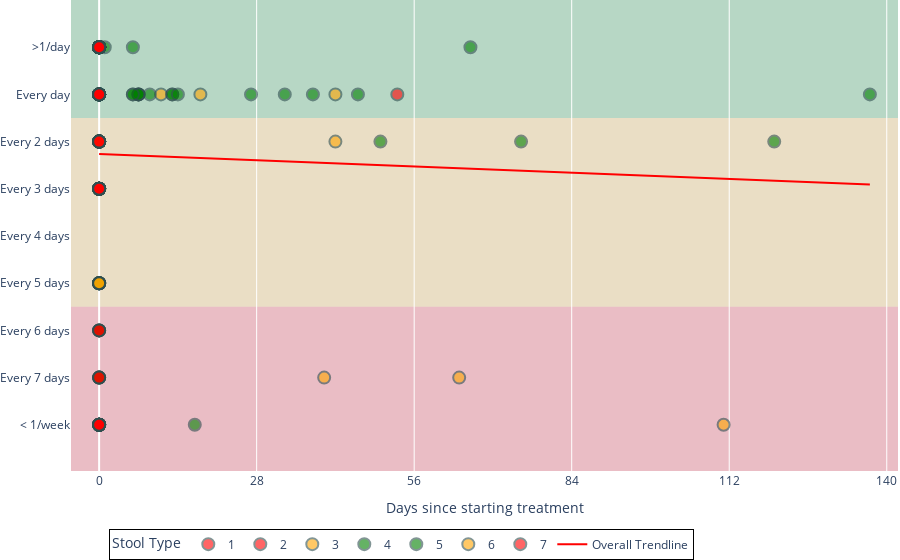

Here is the notebook cell this chart was saved with:
### Markdown cell above
# CSBM FIG

### Code cell
def make_csbm_bsc_fig_function(csbm_df=make_csbm_df_function()[0]):

  # GET MAX NUMBER OF DAYS
  csbm_max_days = csbm_df['time'].max()

  # CONVERT STOOL COLUMN TO STR FOR DISCRETE COLOURS
  csbm_df['bristol_stool_chart'] = csbm_df['bristol_stool_chart'].astype(str)

  # CREATE TIMESERIES CHART
  csbm_bsc_fig = px.scatter(csbm_df, 
                        x='time',
                        y='csbm',
                        color='bristol_stool_chart',
                        opacity=0.6,
                        color_discrete_sequence=["red", "red", "orange", "green", "green","orange","red"],
                        labels=dict(time="Days since starting treatment", csbm="Complete Spontaneous Bowel Movements", bristol_stool_chart="Stool Type"), # CUSTOMISE AXIS TITLES
                        hover_name="QIPID", hover_data=["csbm", "bristol_stool_chart"], # CUSTOMISE HOVER LABELS,
                        trendline="ols", #ADD TREND LINE
                        trendline_scope = "overall",
                        
                        # SET ORDER OF LEGEND ITEMS 
                        category_orders={
                            'bristol_stool_chart' : ['1','2','3','4','5','6','7']
                        }
                        
  )

  # Set custom y-axis labels according to CSBM
  csbm_y_labs = ['< 1/week',
                'Every 7 days',
                'Every 6 days',
                'Every 5 days',
                'Every 4 days',
                'Every 3 days',
                'Every 2 days',
                'Every day',
                '>1/day']

  csbm_bsc_fig.update_yaxes(
      ticktext=csbm_y_labs,
      tickvals=list(range(1,1+len(csbm_y_labs))),
      showgrid=False
  )
  # CUSTOMISE MARKER AESTHETICS
  csbm_bsc_fig.update_traces(marker=dict(size=12,
                                line=dict(width=2,
                                          color='DarkSlateGrey')),
                    selector=dict(mode='markers')
                  )

  #CUSTOMISE DATE x AXIS FORMAT
  csbm_bsc_fig.update_xaxes(
      dtick="28",
      range=[-5,csbm_max_days+5],
      #showgrid=False
      )

  csbm_bsc_fig.update_layout(
            # title={
            #     'text': '💩 Complete Spontaneous Bowel Movements & Bristol Stool Score',
            #     'y':0.95,
            #     'x':0.5,
            #     'xanchor': 'center',
            #     'yanchor': 'top'},
              
            yaxis_title=None, #REMOVE Y TITLE

            # FIX FIGURE MARGINS
            # width=500,
            # height=500,
            margin=dict(
                l=2,
                r=2,
                b=0,
                t=0,
                pad=0
            ),
            #paper_bgcolor="LightSteelBlue",
          
          )


  # COLOUR BACKGROUND ACCORDINGLY
  csbm_bsc_fig.add_hrect(y0=10, y1=7.5, line_width=0, fillcolor="green", opacity=0.2,layer="below")
  csbm_bsc_fig.add_hrect(y0=7.5, y1=3.5, line_width=0, fillcolor="orange", opacity=0.2,layer="below")
  csbm_bsc_fig.add_hrect(y0=3.5, y1=0, line_width=0, fillcolor="red", opacity=0.2,layer="below")

  # UPDATE LEGEND POSITION

  csbm_bsc_fig.update_layout(
      
      legend=dict(
                  yanchor="top",
                  y=-0.12,
                  xanchor="center",
                  x=0.4,
                  orientation='h',
                  #bgcolor="LightSteelBlue",
                  bordercolor="Black",
                  borderwidth=1
                 )
      )



  return csbm_bsc_fig

make_csbm_bsc_fig_function()

### Figure 1 — Plotly figure (JSON) as saved in the notebook; plotly's stock layout.template omitted (floating-point values rounded to 4 significant figures; data arrays with more than 128 entries replaced by an {"elided": "..."} marker saying what was removed)
{"data": [{"customdata": [["1"], ["1"], ["1"], ["1"], ["1"], ["1"], ["1"], ["1"], ["1"], ["1"], ["1"], ["1"], ["1"]], "hovertemplate": "<b>%{hovertext}</b><br><br>Stool Type=%{customdata[0]}<br>Days since starting treatment=%{x}<br>Complete Spontaneous Bowel Movements=%{y}<extra></extra>", "hovertext": ["QIP0", "QIP1", "QIP16", "QIP19", "QIP19", "QIP3", "QIP3", "QIP3", "QIP3", "QIP3", "QIP3", "QIP4", "QIP4"], "legendgroup": "1", "marker": {"color": "red", "line": {"color": "DarkSlateGrey", "width": 2}, "opacity": 0.6, "size": 12, "symbol": "circle"}, "mode": "markers", "name": "1", "orientation": "v", "showlegend": true, "type": "scatter", "x": [0, 0, 0, 0, 0, 0, 0, 0, 0, 0, 0, 0, 0], "xaxis": "x", "y": [3, 9, 4, 7, 6, 7, 9, 6, 6, 6, 7, 6, 6], "yaxis": "y"}, {"customdata": [["2"], ["2"], ["2"], ["2"], ["2"], ["2"], ["2"], ["2"], ["2"], ["2"], ["2"], ["2"], ["2"], ["2"], ["2"], ["2"], ["2"], ["2"]], "hovertemplate": "<b>%{hovertext}</b><br><br>Stool Type=%{customdata[0]}<br>Days since starting treatment=%{x}<br>Complete Spontaneous Bowel Movements=%{y}<extra></extra>", "hovertext": ["QIP0", "QIP0", "QIP1", "QIP12", "QIP12", "QIP2", "QIP22", "QIP29", "QIP3", "QIP3", "QIP4", "QIP4", "QIP4", "QIP4", "QIP6", "QIP9", "QIP9", "QIP9"], "legendgroup": "2", "marker": {"color": "red", "line": {"color": "DarkSlateGrey", "width": 2}, "opacity": 0.6, "size": 12, "symbol": "circle"}, "mode": "markers", "name": "2", "orientation": "v", "showlegend": true, "type": "scatter", "x": [0, 0, 0, 0, 0, 0, 0, 0, 0, 0, 0, 0, 0, 0, 0, 0, 0, 0], "xaxis": "x", "y": [2, 4, 8, 8, 8, 6, 8, 4, 7, 7, 7, 7, 7, 7, 6, 8, 9, 7], "yaxis": "y"}, {"customdata": [["3"], ["3"], ["3"], ["3"], ["3"], ["3"], ["3"], ["3"], ["3"], ["3"], ["3"], ["3"], ["3"], ["3"], ["3"], ["3"], ["3"], ["3"], ["3"], ["3"], ["3"], ["3"], ["3"], ["3"], ["3"]], "hovertemplate": "<b>%{hovertext}</b><br><br>Stool Type=%{customdata[0]}<br>Days since starting treatment=%{x}<br>Complete Spontaneous Bowel Movements=%{y}<extra></extra>", "hovertext": ["QIP1", "QIP1", "QIP1", "QIP11", "QIP11", "QIP11", "QIP11", "QIP11", "QIP11", "QIP16", "QIP19", "QIP28", "QIP3", "QIP3", "QIP3", "QIP4", "QIP4", "QIP5", "QIP5", "QIP6", "QIP6", "QIP7", "QIP7", "QIP9", "QIP9"], "legendgroup": "3", "marker": {"color": "orange", "line": {"color": "DarkSlateGrey", "width": 2}, "opacity": 0.6, "size": 12, "symbol": "circle"}, "mode": "markers", "name": "3", "orientation": "v", "showlegend": true, "type": "scatter", "x": [0, 0, 0, 0, 0, 0, 11, 64, 40, 0, 0, 0, 0, 0, 42, 0, 0, 0, 0, 0, 0, 0, 0, 0, 0], "xaxis": "x", "y": [7, 6, 6, 1, 2, 1, 8, 2, 2, 4, 6, 4, 7, 6, 7, 6, 7, 7, 1, 9, 9, 6, 1, 9, 9], "yaxis": "y"}, {"customdata": [["4"], ["4"], ["4"], ["4"], ["4"], ["4"], ["4"], ["4"], ["4"], ["4"], ["4"], ["4"], ["4"], ["4"], ["4"], ["4"], ["4"], ["4"], ["4"], ["4"], ["4"], ["4"], ["4"], ["4"], ["4"], ["4"], ["4"], ["4"], ["4"], ["4"], ["4"], ["4"], ["4"], ["4"], ["4"], ["4"], ["4"], ["4"], ["4"], ["4"], ["4"], ["4"], ["4"], ["4"], ["4"], ["4"], ["4"], ["4"]], "hovertemplate": "<b>%{hovertext}</b><br><br>Stool Type=%{customdata[0]}<br>Days since starting treatment=%{x}<br>Complete Spontaneous Bowel Movements=%{y}<extra></extra>", "hovertext": ["QIP0", "QIP1", "QIP1", "QIP10", "QIP12", "QIP12", "QIP12", "QIP13", "QIP17", "QIP2", "QIP2", "QIP2", "QIP2", "QIP2", "QIP20", "QIP20", "QIP21", "QIP21", "QIP3", "QIP3", "QIP3", "QIP3", "QIP3", "QIP3", "QIP3", "QIP3", "QIP3", "QIP3", "QIP3", "QIP3", "QIP3", "QIP3", "QIP3", "QIP4", "QIP5", "QIP5", "QIP6", "QIP6", "QIP6", "QIP6", "QIP6", "QIP6", "QIP6", "QIP7", "QIP7", "QIP7", "QIP7", "QIP7"], "legendgroup": "4", "marker": {"color": "green", "line": {"color": "DarkSlateGrey", "width": 2}, "opacity": 0.6, "size": 12, "symbol": "circle"}, "mode": "markers", "name": "4", "orientation": "v", "showlegend": true, "type": "scatter", "x": [0, 0, 0, 0, 0, 0, 0, 0, 137, 0, 0, 0, 0, 0, 6, 13, 0, 0, 0, 0, 0, 0, 0, 0, 0, 0, 0, 0, 0, 0, 9, 1, 33, 75, 0, 0, 0, 0, 0, 0, 0, 0, 17, 0, 0, 0, 0, 120], "xaxis": "x", "y": [2, 1, 8, 8, 8, 8, 7, 8, 8, 9, 8, 7, 9, 8, 9, 8, 2, 1, 8, 8, 9, 7, 6, 4, 7, 8, 9, 8, 8, 8, 8, 9, 8, 7, 6, 7, 7, 3, 8, 9, 9, 4, 1, 8, 8, 7, 9, 7], "yaxis": "y"}, {"customdata": [["5"], ["5"], ["5"], ["5"], ["5"], ["5"], ["5"], ["5"], ["5"], ["5"], ["5"], ["5"], ["5"], ["5"], ["5"], ["5"], ["5"], ["5"], ["5"], ["5"], ["5"], ["5"], ["5"], ["5"], ["5"], ["5"], ["5"], ["5"], ["5"], ["5"], ["5"], ["5"], ["5"], ["5"], ["5"], ["5"], ["5"], ["5"], ["5"]], "hovertemplate": "<b>%{hovertext}</b><br><br>Stool Type=%{customdata[0]}<br>Days since starting treatment=%{x}<br>Complete Spontaneous Bowel Movements=%{y}<extra></extra>", "hovertext": ["QIP0", "QIP1", "QIP1", "QIP10", "QIP12", "QIP12", "QIP12", "QIP15", "QIP17", "QIP20", "QIP20", "QIP20", "QIP20", "QIP20", "QIP20", "QIP20", "QIP20", "QIP20", "QIP20", "QIP20", "QIP20", "QIP20", "QIP20", "QIP22", "QIP23", "QIP25", "QIP3", "QIP3", "QIP3", "QIP3", "QIP3", "QIP3", "QIP3", "QIP3", "QIP3", "QIP3", "QIP3", "QIP7", "QIP9"], "legendgroup": "5", "marker": {"color": "green", "line": {"color": "DarkSlateGrey", "width": 2}, "opacity": 0.6, "size": 12, "symbol": "circle"}, "mode": "markers", "name": "5", "orientation": "v", "showlegend": true, "type": "scatter", "x": [0, 0, 0, 0, 0, 46, 6, 0, 0, 0, 0, 0, 0, 0, 38, 7, 27, 7, 7, 13, 7, 6, 14, 0, 0, 66, 0, 0, 0, 0, 0, 0, 0, 0, 0, 0, 50, 0, 0], "xaxis": "x", "y": [3, 8, 8, 8, 8, 8, 8, 9, 9, 8, 9, 9, 8, 9, 8, 8, 8, 8, 8, 8, 8, 8, 8, 9, 9, 9, 7, 7, 8, 7, 9, 6, 9, 8, 7, 7, 7, 4, 9], "yaxis": "y"}, {"customdata": [["6"], ["6"], ["6"], ["6"], ["6"], ["6"], ["6"], ["6"], ["6"], ["6"], ["6"], ["6"], ["6"], ["6"], ["6"], ["6"], ["6"], ["6"], ["6"], ["6"], ["6"], ["6"], ["6"], ["6"], ["6"], ["6"], ["6"], ["6"], ["6"], ["6"], ["6"], ["6"], ["6"], ["6"], ["6"], ["6"], ["6"], ["6"], ["6"], ["6"], ["6"], ["6"], ["6"], ["6"], ["6"], ["6"], ["6"], ["6"], ["6"], ["6"], ["6"], ["6"], ["6"]], "hovertemplate": "<b>%{hovertext}</b><br><br>Stool Type=%{customdata[0]}<br>Days since starting treatment=%{x}<br>Complete Spontaneous Bowel Movements=%{y}<extra></extra>", "hovertext": ["QIP0", "QIP0", "QIP0", "QIP0", "QIP1", "QIP1", "QIP1", "QIP1", "QIP1", "QIP1", "QIP1", "QIP1", "QIP11", "QIP11", "QIP12", "QIP12", "QIP12", "QIP13", "QIP13", "QIP16", "QIP17", "QIP17", "QIP2", "QIP2", "QIP20", "QIP20", "QIP23", "QIP23", "QIP23", "QIP24", "QIP24", "QIP25", "QIP26", "QIP26", "QIP26", "QIP27", "QIP3", "QIP3", "QIP3", "QIP3", "QIP3", "QIP4", "QIP5", "QIP5", "QIP5", "QIP5", "QIP6", "QIP6", "QIP6", "QIP6", "QIP6", "QIP8", "QIP9"], "legendgroup": "6", "marker": {"color": "orange", "line": {"color": "DarkSlateGrey", "width": 2}, "opacity": 0.6, "size": 12, "symbol": "circle"}, "mode": "markers", "name": "6", "orientation": "v", "showlegend": true, "type": "scatter", "x": [0, 0, 0, 0, 0, 0, 0, 0, 0, 0, 0, 0, 0, 0, 0, 0, 0, 0, 0, 0, 0, 0, 0, 0, 0, 0, 0, 0, 0, 0, 0, 0, 0, 42, 18, 0, 0, 0, 0, 0, 0, 0, 0, 0, 0, 111, 0, 0, 0, 0, 0, 0, 0], "xaxis": "x", "y": [1, 6, 4, 4, 9, 9, 9, 9, 9, 9, 9, 9, 9, 7, 8, 9, 9, 9, 9, 9, 9, 9, 7, 8, 9, 9, 9, 9, 9, 8, 8, 7, 8, 8, 8, 9, 8, 8, 9, 7, 6, 6, 1, 1, 4, 1, 6, 1, 1, 1, 1, 6, 9], "yaxis": "y"}, {"customdata": [["7"], ["7"], ["7"], ["7"], ["7"], ["7"], ["7"], ["7"], ["7"], ["7"], ["7"], ["7"], ["7"], ["7"], ["7"], ["7"], ["7"], ["7"], ["7"], ["7"], ["7"], ["7"], ["7"], ["7"], ["7"], ["7"], ["7"], ["7"], ["7"], ["7"], ["7"], ["7"]], "hovertemplate": "<b>%{hovertext}</b><br><br>Stool Type=%{customdata[0]}<br>Days since starting treatment=%{x}<br>Complete Spontaneous Bowel Movements=%{y}<extra></extra>", "hovertext": ["QIP0", "QIP0", "QIP11", "QIP11", "QIP11", "QIP11", "QIP11", "QIP14", "QIP16", "QIP18", "QIP22", "QIP25", "QIP27", "QIP3", "QIP3", "QIP3", "QIP3", "QIP3", "QIP4", "QIP4", "QIP4", "QIP4", "QIP4", "QIP4", "QIP4", "QIP4", "QIP4", "QIP4", "QIP4", "QIP4", "QIP4", "QIP8"], "legendgroup": "7", "marker": {"color": "red", "line": {"color": "DarkSlateGrey", "width": 2}, "opacity": 0.6, "size": 12, "symbol": "circle"}, "mode": "markers", "name": "7", "orientation": "v", "showlegend": true, "type": "scatter", "x": [0, 0, 0, 0, 0, 0, 0, 0, 0, 0, 0, 53, 0, 0, 0, 0, 0, 0, 0, 0, 0, 0, 0, 0, 0, 0, 0, 0, 0, 0, 0, 0], "xaxis": "x", "y": [1, 7, 6, 6, 8, 8, 9, 9, 2, 9, 1, 8, 9, 9, 1, 1, 8, 9, 1, 1, 8, 7, 2, 8, 3, 6, 3, 6, 9, 7, 9, 9], "yaxis": "y"}, {"hovertemplate": "<b>OLS trendline</b><br>csbm = -0.00470887 * time + 6.73734<br>R<sup>2</sup>=0.001105<br><br>Days since starting treatment=%{x}<br>Complete Spontaneous Bowel Movements=%{y} <b>(trend)</b><extra></extra>", "legendgroup": "Overall Trendline", "line": {"color": "red"}, "mode": "lines", "name": "Overall Trendline", "showlegend": true, "type": "scatter", "x": {"elided": "228 int values"}, "xaxis": "x", "y": {"elided": "228 float values"}, "yaxis": "y"}], "layout": {"legend": {"bordercolor": "Black", "borderwidth": 1, "orientation": "h", "title": {"text": "Stool Type"}, "tracegroupgap": 0, "x": 0.4, "xanchor": "center", "y": -0.12, "yanchor": "top"}, "margin": {"b": 0, "l": 2, "pad": 0, "r": 2, "t": 0}, "shapes": [{"fillcolor": "green", "layer": "below", "line": {"width": 0}, "opacity": 0.2, "type": "rect", "x0": 0, "x1": 1, "xref": "x domain", "y0": 10, "y1": 7.5, "yref": "y"}, {"fillcolor": "orange", "layer": "below", "line": {"width": 0}, "opacity": 0.2, "type": "rect", "x0": 0, "x1": 1, "xref": "x domain", "y0": 7.5, "y1": 3.5, "yref": "y"}, {"fillcolor": "red", "layer": "below", "line": {"width": 0}, "opacity": 0.2, "type": "rect", "x0": 0, "x1": 1, "xref": "x domain", "y0": 3.5, "y1": 0, "yref": "y"}], "xaxis": {"anchor": "y", "domain": [0, 1], "dtick": "28", "range": [-5, 142], "title": {"text": "Days since starting treatment"}}, "yaxis": {"anchor": "x", "domain": [0, 1], "showgrid": false, "ticktext": ["< 1/week", "Every 7 days", "Every 6 days", "Every 5 days", "Every 4 days", "Every 3 days", "Every 2 days", "Every day", ">1/day"], "tickvals": [1, 2, 3, 4, 5, 6, 7, 8, 9], "title": {}}}}
